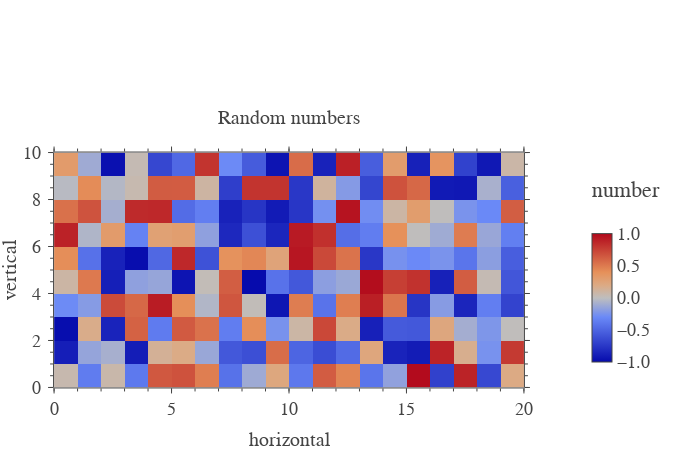

The cell this chart's notebook holds for it:
### Code cell
plt.show(heatmap)

### Figure 1 — Plotly figure (JSON) as saved in the notebook; plotly's stock layout.template omitted (floating-point values rounded to 4 significant figures; data arrays with more than 128 entries replaced by an {"elided": "..."} marker saying what was removed)
{"data": [{"colorbar": {"len": 0.6, "thickness": 20, "tickformat": ".1f", "title": {"text": "number<br>&nbsp;"}, "xpad": 40}, "dx": 1, "dy": 1, "transpose": true, "type": "heatmap", "uid": "27ac9e7f-2704-4ba8-9883-d98b70d40eee", "x": [0, 1, 2, 3, 4, 5, 6, 7, 8, 9, 10, 11, 12, 13, 14, 15, 16, 17, 18, 19, 20], "y": [0, 1, 2, 3, 4, 5, 6, 7, 8, 9, 10], "z": {"elided": "20x10 float values"}, "zmax": 1, "zmin": -1}, {"type": "heatmap", "uid": "68cb01e8-6864-4a0e-a3a5-a99da8d428ab", "visible": false, "xaxis": "x101", "yaxis": "y101"}, {"type": "heatmap", "uid": "03c1ba06-069e-4bbb-b997-2282e71420a6", "visible": false, "xaxis": "x201", "yaxis": "y201"}], "layout": {"annotations": [{"font": {"family": "Arial", "size": 20}, "name": "title", "showarrow": false, "text": "Random numbers", "x": 0.5, "xanchor": "center", "xref": "paper", "y": 1, "yanchor": "bottom", "yref": "paper", "yshift": -30}], "font": {"family": "Arial", "size": 18}, "height": 450, "margin": {"b": 0, "l": 0, "r": 10}, "titlefont": {"family": "Arial", "size": 20}, "width": 700, "xaxis": {"anchor": "y", "automargin": true, "constrain": "domain", "dtick": 5, "hoverformat": ".f", "range": [0, 20], "showgrid": false, "showline": false, "showticklabels": true, "ticklen": 5, "ticks": "outside", "title": "horizontal", "titlefont": {"family": "Arial", "size": 20}, "zeroline": false}, "xaxis101": {"anchor": "y", "automargin": true, "constrain": "domain", "dtick": 5, "overlaying": "x", "range": [0, 20], "scaleanchor": "x", "showgrid": false, "showline": false, "showticklabels": false, "side": "top", "ticklen": 5, "ticks": "outside", "zeroline": false}, "xaxis201": {"anchor": "y", "automargin": true, "constrain": "domain", "dtick": 1, "mirror": "ticks", "overlaying": "x", "range": [0, 20], "scaleanchor": "x", "showgrid": false, "showline": true, "showticklabels": false, "ticklen": 3, "ticks": "outside", "zeroline": false}, "yaxis": {"anchor": "x", "automargin": true, "constrain": "domain", "dtick": 2, "hoverformat": ".f", "range": [0, 10], "scaleanchor": "x", "showgrid": false, "showline": false, "showticklabels": true, "ticklen": 5, "tickprefix": " ", "ticks": "outside", "ticksuffix": " ", "title": "vertical", "titlefont": {"family": "Arial", "size": 20}, "zeroline": false}, "yaxis101": {"anchor": "x", "automargin": true, "constrain": "domain", "dtick": 2, "overlaying": "y", "range": [0, 10], "scaleanchor": "y", "showgrid": false, "showline": false, "showticklabels": false, "side": "right", "ticklen": 5, "ticks": "outside", "zeroline": false}, "yaxis201": {"anchor": "x", "automargin": true, "constrain": "domain", "dtick": 0.5, "mirror": "ticks", "overlaying": "y", "range": [0, 10], "scaleanchor": "y", "showgrid": false, "showline": true, "showticklabels": false, "ticklen": 3, "ticks": "outside", "zeroline": false}}}
